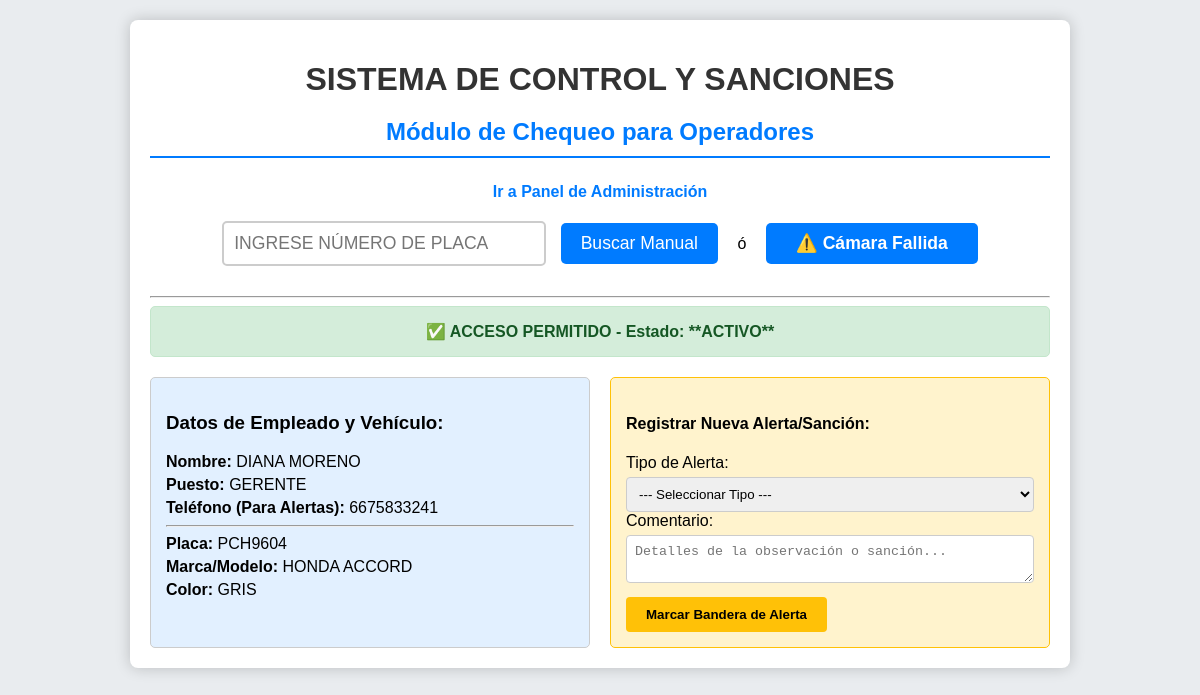
Page /operador/with_data/PCH9604 on the committed database.
### tables this page shows
CREATE TABLE EMPLEADO_VEHICULO_ASOCIACION (
            id_asociacion INTEGER PRIMARY KEY AUTOINCREMENT,
            fk_empleado INTEGER NOT NULL,
            fk_vehiculo INTEGER NOT NULL,
            estado_acceso TEXT NOT NULL, 
            fecha_registro TEXT,
            FOREIGN KEY (fk_empleado) REFERENCES EMPLEADOS(id_empleado),
            FOREIGN KEY (fk_vehiculo) REFERENCES VEHICULOS(id_vehiculo),
            UNIQUE (fk_empleado, fk_vehiculo) 
        );

CREATE TABLE EMPLEADOS (
            id_empleado INTEGER PRIMARY KEY AUTOINCREMENT, 
            nombre TEXT NOT NULL,
            apellido TEXT NOT NULL,
            puesto TEXT,
            sexo TEXT,
            foto_url TEXT,
            telefono TEXT UNIQUE,
            activo BOOLEAN DEFAULT 1 
        );

CREATE TABLE VEHICULOS (
            id_vehiculo INTEGER PRIMARY KEY AUTOINCREMENT,
            placa TEXT UNIQUE NOT NULL,
            marca TEXT,
            modelo TEXT,
            anio INTEGER,
            color TEXT,
            puertas INTEGER
        );

### app/routes.py (the view)
@main.route('/operador/with_data/<placa>')
def operador_with_data(placa):
    info = get_full_plate_info(placa)
    if not info:
        flash(f"❌ Placa '{placa.upper()}' NO ENCONTRADA después de la búsqueda.")
        return redirect(url_for('main.operador_consulta'))
    return render_template('operador.html', data=info, error=None)

### app/db_manager.py (called while the page is built)
def get_db_connection():
    conn = sqlite3.connect(DB_NAME)
    conn.execute('PRAGMA foreign_keys = ON')
    conn.row_factory = sqlite3.Row
    return conn

def get_full_plate_info(placa):
    conn = get_db_connection()
    cursor = conn.execute("""
        SELECT
            T1.id_asociacion, T1.estado_acceso,
            T2.nombre, T2.apellido, T2.puesto, T2.telefono, T2.foto_url,
            T3.placa, T3.marca, T3.modelo, T3.anio, T3.color
        FROM EMPLEADO_VEHICULO_ASOCIACION AS T1
        JOIN EMPLEADOS AS T2 ON T1.fk_empleado = T2.id_empleado
        JOIN VEHICULOS AS T3 ON T1.fk_vehiculo = T3.id_vehiculo
        WHERE T3.placa = ?
    """, (placa.upper(),)).fetchone()
    conn.close()
    return dict(cursor) if cursor else None

### templates/operador.html (shortened to what this page needs)
<!DOCTYPE html>
<html lang="es">
<head>
</head>
<body>
    <div class="container">
        <h1>SISTEMA DE CONTROL Y SANCIONES</h1>
        <h2>Módulo de Chequeo para Operadores</h2>
        <div class="nav-link">
            <p><a href="{{ url_for('main.admin_dashboard') }}">Ir a Panel de Administración</a></p>
        </div>
        <div class="search-container">
            <form id="manual-form" method="POST" action="{{ url_for('main.operador_buscar') }}" style="display:inline-block;">
                <input type="text" id="placa_input" name="placa_input" placeholder="INGRESE NÚMERO DE PLACA" style="width: 300px;">
                <button type="submit" style="background-color: #007bff;">
                    Buscar Manual
                </button>
            </form>
            <span style="margin: 0 15px;">ó</span>
            <button id="capture-button" class="btn-lpr" style="padding: 10px 30px;">
            </button>
        </div>
        <hr>
        {% if data %}
            {% if data.estado_acceso == 'BLOQUEADO' %}
                <div class="alerta-roja">
                    🚨 **ACCESO DENEGADO** 🚨 <br>
                    El acceso está **BLOQUEADO** por el administrador.
                </div>
            {% else %}
                 <div class="acceso-permitido">
                    ✅ ACCESO PERMITIDO - Estado: **{{ data.estado_acceso }}**
                </div>
            {% endif %}
            <div class="datos-grid">
                <div class="datos-persona">
                    <h3>Datos de Empleado y Vehículo:</h3>
                    <p><strong>Nombre:</strong> {{ data.nombre }} {{ data.apellido }}</p>
                    <p><strong>Puesto:</strong> {{ data.puesto }}</p>
                    <p><strong>Teléfono (Para Alertas):</strong> {{ data.telefono }}</p>
                    <hr>
                    <p><strong>Placa:</strong> {{ data.placa }}</p>
                    <p><strong>Marca/Modelo:</strong> {{ data.marca }} {{ data.modelo }}</p>
                    <p><strong>Color:</strong> {{ data.color }}</p>
                </div>
                <div class="alerta-form">
                    <h4>Registrar Nueva Alerta/Sanción:</h4>
                    <form method="POST" action="{{ url_for('main.operador_alertar') }}">
                        <label for="tipo_alerta">Tipo de Alerta:</label>
                        <select id="tipo_alerta" name="tipo_alerta" required>
                            <option value="">--- Seleccionar Tipo ---</option>
                        </select>
                        <label for="comentario">Comentario:</label>
                        <textarea id="comentario" name="comentario" placeholder="Detalles de la observación o sanción..."></textarea>
                        <button type="submit" class="btn-alerta">Marcar Bandera de Alerta</button>
                    </form>
                </div>
            </div>
        {% endif %}
    </div>
</body>
</html>

### templates/operador.html (style rules this page uses)
body { font-family: Arial, sans-serif; margin: 20px; background-color: #e9ecef; }
.container { max-width: 900px; margin: auto; background: white; padding: 20px; border-radius: 8px; box-shadow: 0 0 15px rgba(0,0,0,0.2); }
h1 { text-align: center; color: #333; margin-bottom: 5px; }
h2 { border-bottom: 2px solid #007bff; padding-bottom: 10px; color: #007bff; text-align: center; margin-bottom: 25px; }
.nav-link { text-align: center; margin-bottom: 15px; }
.nav-link a { color: #007bff; text-decoration: none; font-weight: bold; }
.search-container { text-align: center; margin-bottom: 30px; }
.search-container input[type="text"] { padding: 10px; font-size: 1.1em; border: 2px solid #ccc; border-radius: 5px; width: 300px; margin-right: 10px; }
.search-container button { padding: 10px 20px; font-size: 1.1em; background-color: #007bff; color: white; border: none; border-radius: 5px; cursor: pointer; transition: background-color 0.3s; }
.btn-lpr { background-color: #28a745; color: white; padding: 10px 20px; border-radius: 5px; cursor: pointer; font-weight: bold; display: inline-block; transition: background-color 0.3s; }
.acceso-permitido { padding: 15px; border-radius: 5px; background-color: #d4edda; color: #155724; border: 1px solid #c3e6cb; text-align: center; font-weight: bold; margin-bottom: 20px; }
.datos-grid { display: grid; grid-template-columns: 1fr 1fr; gap: 20px; margin-top: 20px; }
.datos-persona { border: 1px solid #ccc; padding: 15px; border-radius: 5px; background-color: #e2f0ff; }
.alerta-form { padding: 15px; border: 1px solid #ffc107; border-radius: 5px; background-color: #fff3cd; }
.datos-persona p, .alerta-form p { margin: 5px 0; }
.alerta-form textarea, .alerta-form select { width: 100%; padding: 8px; margin-top: 5px; border-radius: 4px; border: 1px solid #ccc; box-sizing: border-box; }
.btn-alerta { background-color: #ffc107; padding: 10px 20px; border: none; border-radius: 4px; cursor: pointer; font-weight: bold; transition: background-color 0.3s; margin-top: 10px; }

### rows in the picture
EMPLEADO_VEHICULO_ASOCIACION: estado_acceso "ACTIVO"
EMPLEADOS: nombre "DIANA", apellido "MORENO", puesto "GERENTE", telefono "6675833241"
VEHICULOS: placa "PCH9604", marca "HONDA", modelo "ACCORD", color "GRIS"
